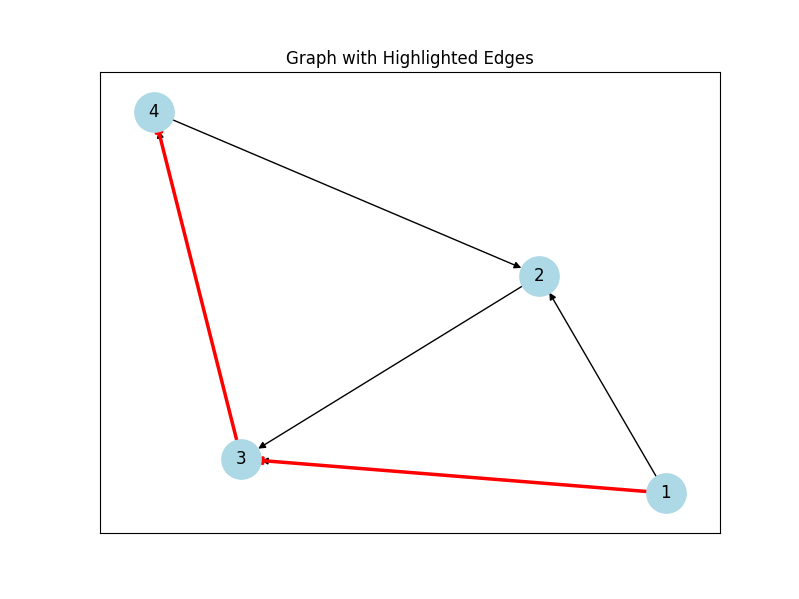

Python code for this plot:
import networkx as nx
import matplotlib.pyplot as plt

def mydraw(G, edges_to_color):
    """
    Draw the graph G, coloring specific edges.

    Parameters:
        G (networkx.Graph): The graph to be drawn.
        edges_to_color (list of tuple): The list of edges to color (source, target).

    """
    # Get positions for all nodes
    pos = nx.spring_layout(G)  # Spring layout for aesthetics

    # Draw the entire graph with default settings
    plt.figure(figsize=(8, 6))
    nx.draw_networkx(G, pos, with_labels=True, node_color="lightblue", node_size=800)

    # Highlight the specified edges
    nx.draw_networkx_edges(
        G, pos, edgelist=edges_to_color, edge_color="red", width=2.5
    )

    # Display the graph
    plt.title("Graph with Highlighted Edges")
    plt.show()


# Example usage
# Create a graph
G = nx.DiGraph()
G.add_edges_from([(1, 2), (2, 3), (3, 4), (1, 3), (4, 2)])

# List of edges to color
edges_to_color = [(1, 3), (3, 4)]

# Draw the graph with colored edges
mydraw(G, edges_to_color)
